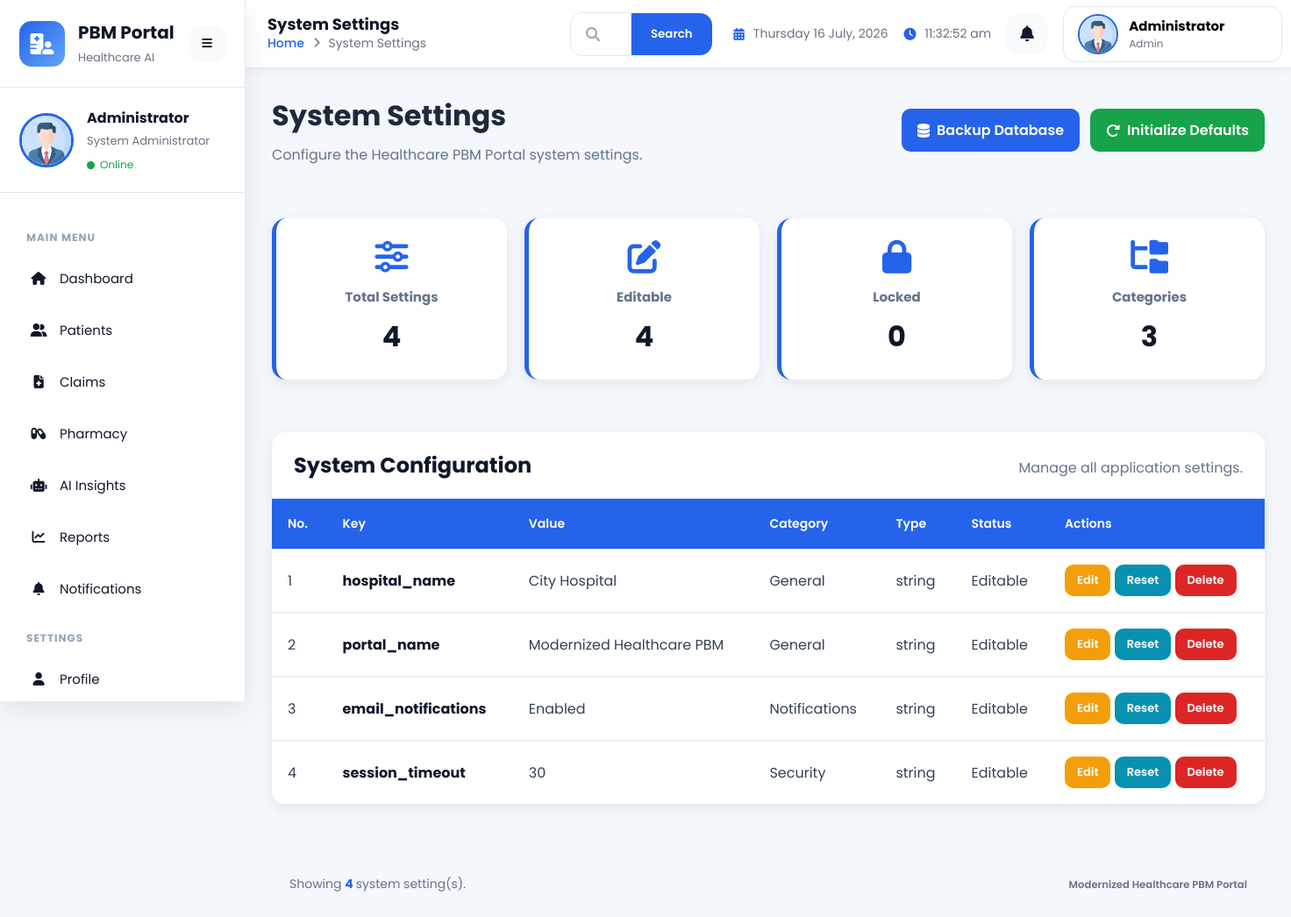
/settings/, run on the app's committed database.
### app/models/setting.py (models this page shows, shortened)
class Setting(db.Model):
    __tablename__ = "settings"
    id = db.Column(
        db.Integer,
        primary_key=True
    )
    setting_key = db.Column(
        db.String(100),
        unique=True,
        nullable=False,
        index=True
    )
    setting_value = db.Column(
        db.Text,
        nullable=False
    )
    category = db.Column(
        db.String(50),
        nullable=False,
        default="General"
    )
    description = db.Column(
        db.Text
    )
    data_type = db.Column(
        db.String(20),
        nullable=False,
        default="string"
    )
    is_editable = db.Column(
        db.Boolean,
        default=True,
        nullable=False
    )
    created_at = db.Column(
        db.DateTime,
        default=datetime.utcnow,
        nullable=False
    )
    updated_at = db.Column(
        db.DateTime,
        default=datetime.utcnow,
        onupdate=datetime.utcnow,
        nullable=False
    )

### app/routes/settings.py (the view)
@settings_bp.route("/")
def index():
    settings = Setting.query.order_by(
        Setting.category.asc(),
        Setting.setting_key.asc()
    ).all()
    total_settings = len(settings)
    editable_settings = Setting.query.filter_by(
        is_editable=True
    ).count()
    locked_settings = Setting.query.filter_by(
        is_editable=False
    ).count()
    categories = db.session.query(
        Setting.category
    ).distinct().count()
    return render_template(
        "settings/index.html",
        settings=settings,
        total_settings=total_settings,
        editable_settings=editable_settings,
        locked_settings=locked_settings,
        categories=categories
    )

### app/templates/settings/index.html (shortened to what this page needs)
{% extends "dashboard_layout.html" %}
{% set page_title = "System Settings" %}
{% block extra_css %}
<link
rel="stylesheet"
href="{{ url_for('static', filename='css/settings.css') }}">
{% endblock %}
{% block content %}
<div class="page-header">
    <div>
        <h1>
            System Settings
        </h1>
        <p>
            Configure the Healthcare PBM Portal system settings.
        </p>
    </div>
    <div class="header-actions">
        <a
        href="{{ url_for('settings.backup_manager') }}"
        class="btn btn-primary">
            <i class="fa-solid fa-database"></i>
            Backup Database
        </a>
        <a
        href="{{ url_for('settings.initialize') }}"
        class="btn btn-success">
            <i class="fa-solid fa-rotate-right"></i>
            Initialize Defaults
        </a>
    </div>
</div>
<div class="stats-grid">
    <div class="stat-card">
        <i class="fa-solid fa-sliders"></i>
        <h3>
            Total Settings
        </h3>
        <h2>
            {{ total_settings }}
        </h2>
    </div>
    <div class="stat-card">
        <i class="fa-solid fa-pen-to-square"></i>
        <h3>
            Editable
        </h3>
        <h2>
            {{ editable_settings }}
        </h2>
    </div>
    <div class="stat-card">
        <i class="fa-solid fa-lock"></i>
        <h3>
            Locked
        </h3>
        <h2>
            {{ locked_settings }}
        </h2>
    </div>
    <div class="stat-card">
        <i class="fa-solid fa-folder-tree"></i>
        <h3>
            Categories
        </h3>
        <h2>
            {{ categories }}
        </h2>
    </div>
</div>
{% if settings %}
<div class="table-card">
    <div class="table-header">
        <h2>
            System Configuration
        </h2>
        <p>
            Manage all application settings.
        </p>
    </div>
    <div class="table-responsive">
        <table class="settings-table">
            <thead>
                <tr>
                    <th>No.</th>
                    <th>Key</th>
                    <th>Value</th>
                    <th>Category</th>
                    <th>Type</th>
                    <th>Status</th>
                    <th>Actions</th>
                </tr>
            </thead>
            <tbody>
                {% for setting in settings %}
                <tr>
                    <td>{{ loop.index }}</td>
                    <td>
                        <strong>
                            {{ setting.setting_key }}
                        </strong>
                    </td>
                    <td>
                        {{ setting.setting_value }}
                    </td>
                    <td>
                        <span>
                            {{ setting.category }}
                        </span>
                    </td>
                    <td>
                        <span>
                            {{ setting.data_type }}
                        </span>
                    </td>
                    <td>
                        {% if setting.is_editable %}
                        <span>
                            Editable
                        </span>
                        {% else %}
                        <span>
                            Locked
                        </span>
                        {% endif %}
                    </td>
                    <td>
                        <a
                        href="{{ url_for('settings.edit', id=setting.id) }}"
                        class="btn btn-warning btn-sm">
                            Edit
                        </a>
                        <a
                        href="{{ url_for('settings.reset', id=setting.id) }}"
                        class="btn btn-info btn-sm">
                            Reset
                        </a>
                        <a
                        href="{{ url_for('settings.delete', id=setting.id) }}"
                        class="btn btn-danger btn-sm"
                        onclick="return confirm('Delete this setting?')">
                            Delete
                        </a>
                    </td>
                </tr>
                {% endfor %}
            </tbody>
        </table>
    </div>
</div>
{% endif %}
<div class="page-footer">
    <div class="footer-left">
        <p>
            Showing
            <strong>
                {{ total_settings }}
            </strong>
            system setting(s).
        </p>
    </div>
    <div class="footer-right">
        <small>
            Modernized Healthcare PBM Portal
        </small>
    </div>
</div>
{% endblock %}

### app/static/css/components.css (style rules this page uses)
:root { --primary:#2563eb; --primary-dark:#1d4ed8; --secondary:#64748b; --success:#16a34a; --warning:#f59e0b; --danger:#dc2626; --info:#0ea5e9; --background:#f4f7fb; --surface:#ffffff; --text:#111827; --text-light:#6b7280; --border:#e5e7eb; --shadow: 0 10px 30px rgba(0,0,0,.08); --transition:.30s ease; --radius:18px; --sidebar-width:280px; --header-height:78px; }
* { margin:0; padding:0; box-sizing:border-box; }
html { scroll-behavior:smooth; }
body { font-family:"Poppins",sans-serif; background:var(--background); color:var(--text); overflow-x:hidden; }
a { color:inherit; text-decoration:none; }
.btn { display:inline-flex; align-items:center; justify-content:center; gap:10px; padding:14px 24px; border-radius:12px; font-weight:600; transition:.3s; }
.btn-primary { background:var(--primary); color:#ffffff; }
.btn-success { background:var(--success); color:#ffffff; }
.btn-warning { background:var(--warning); color:#ffffff; }
.btn-danger { background:var(--danger); color:#ffffff; }
.table-responsive { width:100%; overflow-x:auto; }

### app/static/css/dashboard.css (style rules this page uses)
.btn { transition:.30s; }

### app/static/css/settings.css (style rules this page uses)
.page-header { display:flex; justify-content:space-between; align-items:center; gap:20px; flex-wrap:wrap; margin-bottom:30px; }
.page-header h1 { font-size:32px; color:#1e293b; font-weight:700; }
.page-header p { margin-top:8px; color:#64748b; }
.header-actions { display:flex; gap:12px; flex-wrap:wrap; }
.btn { display:inline-flex; align-items:center; justify-content:center; gap:8px; padding:12px 18px; border:none; border-radius:10px; text-decoration:none; font-weight:600; cursor:pointer; transition:.3s; }
.btn-success { background:#16a34a; color:#ffffff; }
.btn-warning { background:#f59e0b; color:#ffffff; }
.btn-danger { background:#dc2626; color:#ffffff; }
.btn-info { background:#0891b2; color:#ffffff; }
.btn-primary { background:#2563eb; color:#ffffff; }
.btn-sm { padding:8px 14px; font-size:13px; }
.stats-grid { display:grid; grid-template-columns:repeat(auto-fit,minmax(220px,1fr)); gap:20px; margin-bottom:30px; }
.stat-card { background:#ffffff; padding:25px; border-radius:16px; text-align:center; box-shadow:0 4px 15px rgba(0,0,0,.08); transition:.3s; border-left:5px solid #2563eb; }
.stat-card i { font-size:38px; color:#2563eb; margin-bottom:15px; }
.stat-card h3 { font-size:15px; color:#64748b; margin-bottom:10px; }
.stat-card h2 { font-size:32px; color:#0f172a; font-weight:700; }
.table-card { background:#ffffff; border-radius:16px; overflow:hidden; box-shadow:0 4px 15px rgba(0,0,0,.08); margin-bottom:30px; }
.table-header { display:flex; justify-content:space-between; align-items:center; flex-wrap:wrap; gap:15px; padding:20px 25px; border-bottom:1px solid #e2e8f0; }
.table-header h2 { color:#0f172a; font-size:24px; font-weight:700; }
.table-header p { color:#64748b; margin-top:5px; }
.table-responsive { overflow-x:auto; }
.settings-table { width:100%; min-width:1100px; border-collapse:collapse; }
.settings-table thead { background:#2563eb; }
.settings-table thead th { color:#ffffff; padding:18px; text-align:left; font-size:14px; font-weight:600; }
.settings-table tbody tr { border-bottom:1px solid #e2e8f0; transition:.25s; }
.settings-table td { padding:18px; color:#334155; vertical-align:middle; }
.settings-table strong { color:#0f172a; }
.page-footer { display:flex; justify-content:space-between; align-items:center; flex-wrap:wrap; gap:15px; padding:20px; color:#64748b; font-size:14px; }
.footer-left strong { color:#2563eb; }
.footer-right { font-weight:600; }
.table-card, .stat-card, .empty-state { animation:fadeIn .5s ease; transition:.3s; }

### data on the page
Setting: setting_key "hospital_name", setting_value "City Hospital", category "General", data_type "string", is_editable "Editable"
Setting: setting_key "portal_name", setting_value "Modernized Healthcare PBM", category "General", data_type "string", is_editable "Editable"
Setting: setting_key "email_notifications", setting_value "Enabled", category "Notifications", data_type "string", is_editable "Editable"
Setting: setting_key "session_timeout", setting_value "30", category "Security", data_type "string", is_editable "Editable"

### other printed values
{{ page_title|default("Dashboard") }} "System Settings"
{{ total_settings }} "4"
{{ editable_settings }} "4"
{{ locked_settings }} "0"
{{ categories }} "3"
